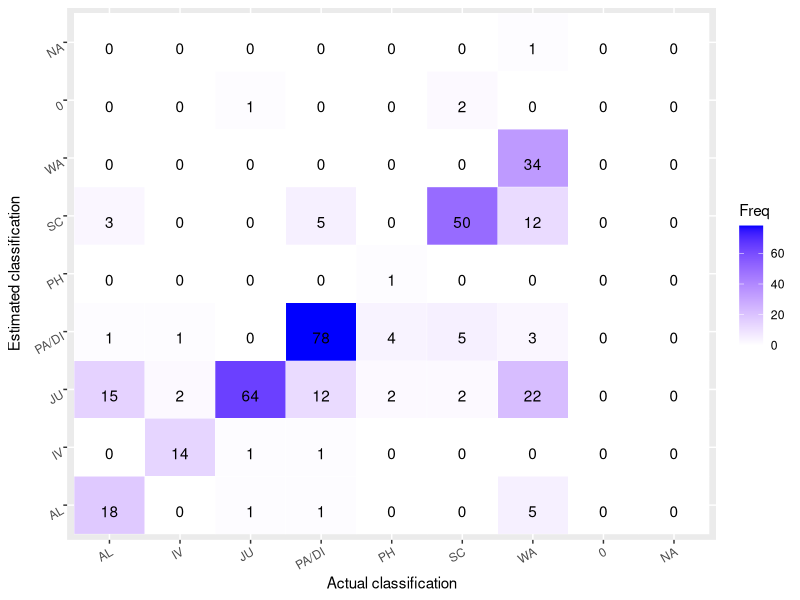

This figure's R source:
library(here)
library(readxl)
library(caret)

setwd(here())



###################################################
#DI_2018
Confs_DI_2018<-read_excel("Data/Vegetation classification/Deal Island/2018/DI_2018_accuracty table.xlsx")

combined_levels <- union(levels(factor(Confs_DI_2018$Ground_truth_IDENT)), levels(factor(Confs_DI_2018$Classified_IDENT)))
Confs_DI_2018$Ground_truth_IDENT <-factor(Confs_DI_2018$Ground_truth_IDENT, levels = combined_levels)
Confs_DI_2018$Classified_IDENT<-factor(Confs_DI_2018$Classified_IDENT, levels = combined_levels)
Confs_DI_2018$Post_processed_IDENT<-factor(Confs_DI_2018$Post_processed_IDENT, levels = combined_levels)
conf_matrix <- confusionMatrix(Confs_DI_2018$Classified_IDENT, Confs_DI_2018$Ground_truth_IDENT)
conf_matrix_post_processing <- confusionMatrix(Confs_DI_2018$Post_processed_IDENT, Confs_DI_2018$Ground_truth_IDENT)

print(conf_matrix)
print(conf_matrix_post_processing)

# Extract the confusion matrix table
conf_matrix_table <- as.data.frame(conf_matrix$table)
conf_matrix_table <- as.data.frame(conf_matrix_post_processing$table)

# Plot the confusion matrix using ggplot2

tiff("Confusion table_DI_2018.tiff", unit="in",width = 10, height =8, res= 600,pointsize = 10)
ggplot(data = conf_matrix_table, aes(x = Reference, y = Prediction)) +
  geom_tile(aes(fill = Freq), color = "white") +
  scale_fill_gradient(low = "white", high = "blue") +
  geom_text(aes(label = Freq), vjust = 1) +
  labs(x = "Actual classification", y = "Estimated classification") +
  theme(axis.text.x = element_text(angle = 30, vjust = 1, hjust = 1),
        axis.text.y = element_text(angle = 30, vjust = 1, hjust = 1))
dev.off()
